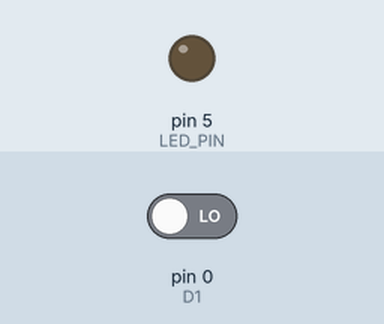
A sketch run on a simulated Arduino Uno, built with avr-gcc and run on an emulated ATmega328P. Parts: output pins drawn as LEDs (lit = HIGH). Dashed ring = blinking. Inputs (shaded band) come from the test bench; at power-on: pin 0 (D1) LOW.

Above: at 0.3 s.
At 5.2 s:
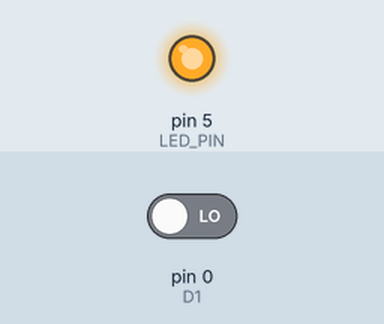
5.3 s: pin 0 (D1) driven HIGH
At 6.3 s:
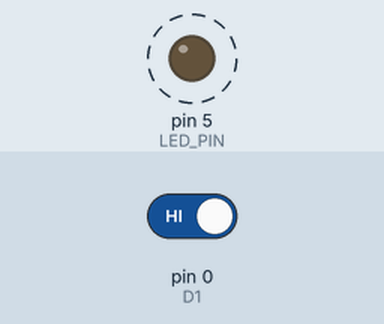
Timing chart, 0 to 14.8 s (numbered marks = the images above; inputs shaded):
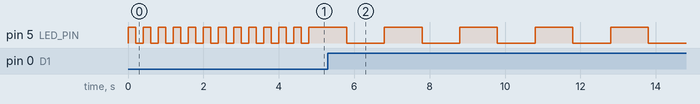

The sketch:

milk-old-test.ino
```cpp
static const uint8_t D1 = 0;
const int LED_PIN = 5;

void setup() {
  pinMode(D1, INPUT);
  pinMode(LED_PIN, OUTPUT);

  for (int ii = 0; ii < 10; ++ ii) {
     digitalWrite(LED_PIN, HIGH);
     delay(200);
     digitalWrite(LED_PIN, LOW);
     delay(200);
  }
}

void loop() {
  byte valor = digitalRead(D1);

  if(valor == HIGH) {
     digitalWrite(LED_PIN, LOW);
     delay(1000);
     digitalWrite(LED_PIN, HIGH);
     delay(1000);
  } else {
     digitalWrite(LED_PIN, HIGH);
     delay(200);
     digitalWrite(LED_PIN, LOW);
     delay(200);
     digitalWrite(LED_PIN, HIGH);
     delay(200);
     digitalWrite(LED_PIN, LOW);
     delay(200);
     digitalWrite(LED_PIN, HIGH);
     delay(1000);
  }

}
```

Measured:
- by itself, pin 5 (LED_PIN): alternates HIGH for 1.0 s and LOW for 1.0 s
